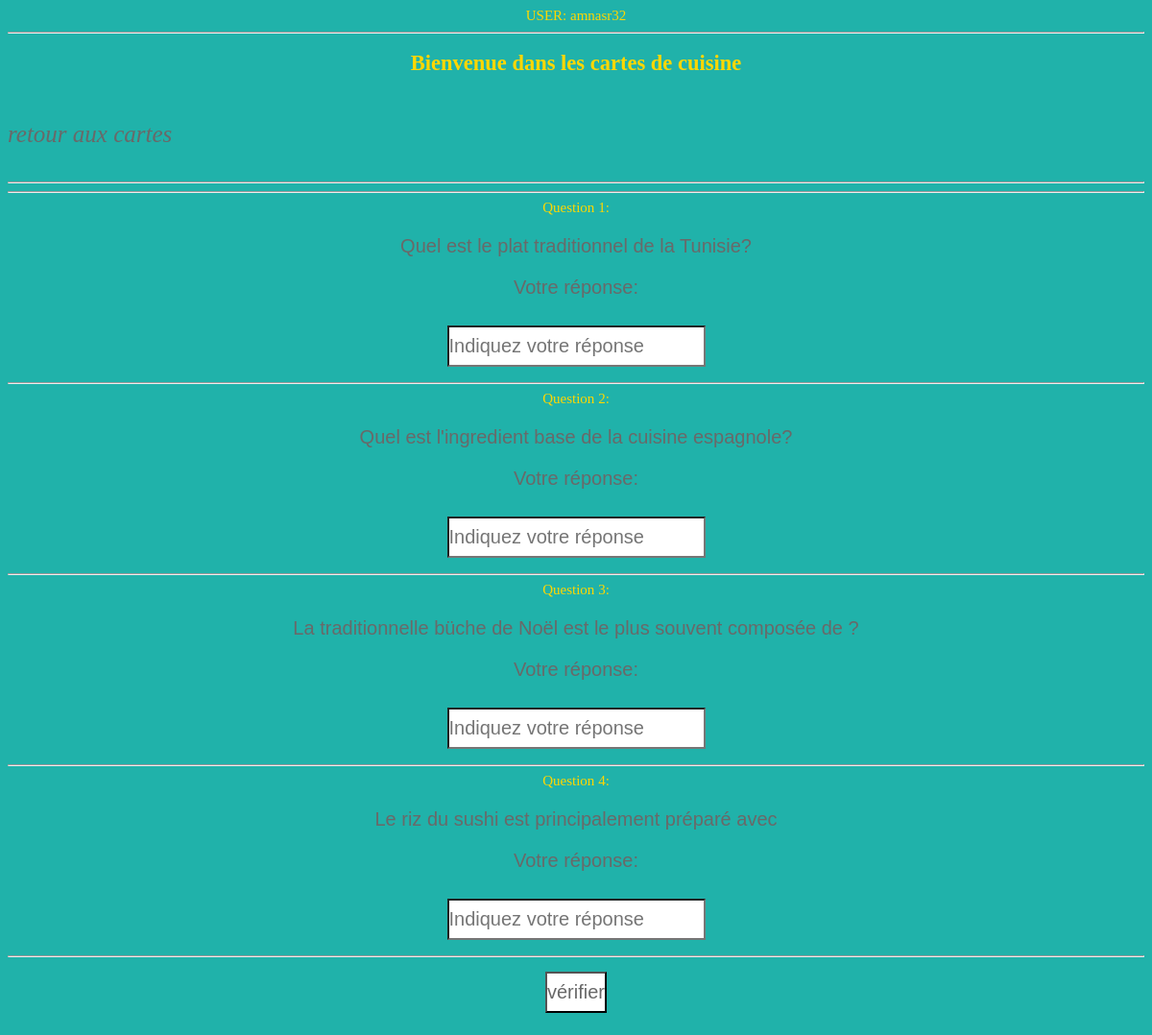
Page /cartes_cuisine.php (signed in) on the committed database.
### tables this page shows
CREATE TABLE IF NOT EXISTS `cartes_cuisine` (
  `id` int(11) NOT NULL AUTO_INCREMENT,
  `question` varchar(100) NOT NULL,
  `reponse` varchar(100) NOT NULL,
  PRIMARY KEY (`id`)
);

### cartes_cuisine.php (the view, shortened to what this page needs)
<?php
if(isset($_SESSION['username'])){
echo"USER:"."   ".$_SESSION['username'];
?>
<DOCTYPE!html>
<html lang="fr">
<head>
  <link rel="stylesheet" href=" jeu.css ">
</head>
<body>
<hr/>
<h2> Bienvenue dans les cartes de cuisine<br></h2>
 <a href="membre.php" > <i> <div style="text-align:left">retour aux cartes </div></i></a>
 <hr/>
<?php
			$connect=mysqli_connect('localhost','root','','amira_base');
			$roq="SELECT * FROM cartes_cuisine" ;
			$reg=mysqli_query($connect,$roq);
			$a=0;
			while($ligne=mysqli_fetch_assoc($reg)){
					$a++;
					echo"<hr>";
					echo"Question ".$a.":";
					echo "<br/>";
					?>
					<p><?php echo $ligne['question'];
					echo "<br/>";
?></p>
	<form method="POST" action="cartes_cuisine.php">
	<p>Votre réponse:</p>
	<input type ="text" name="reponse_carte_cuisine[]" placeholder="Indiquez votre réponse" >
<?php
}
echo"<hr>";}
			?>
		 <input type="submit" size="20"  value="vérifier" name="submit_check4">
			</form>
</body>
</html>

### jeu.css (style rules this page uses)
body { background-color:#20B2AA ; color: gold; text-align:center; font-family: italic; font-size: 15px; }
p { color:#696969; font-family: italic; }
a { padding: 50px; margin: 80px; font-weight:500; text-decoration:none; font-size: 50px; text-align: center; color:#696969; }
form input { background: white ; overflow: hidden; font-size: 20px; padding: 8px 0; margin: 8px 0 ; font-family: sans-serif; border-bottom: 20 px solid; color: #696969; }

### cartes_cuisine.php (style rules this page uses)
a { text-align: center; font-family: italic; font-size: 25px; color:#696969; }
p { color:#696969; font-size: 20px; font-family: italic; font-family: sans-serif; }
h2 { color:gold; }

### rows in the picture
cartes_cuisine: question "Quel est le plat traditionnel de la Tunisie?"
cartes_cuisine: question "Quel est l'ingredient base de la cuisine espagnole?"
cartes_cuisine: question "La traditionnelle büche de Noël est le plus souvent composée de ?"
cartes_cuisine: question "Le riz du sushi est principalement préparé avec"

### other values in the picture
$_SESSION['username'] "amnasr32"
